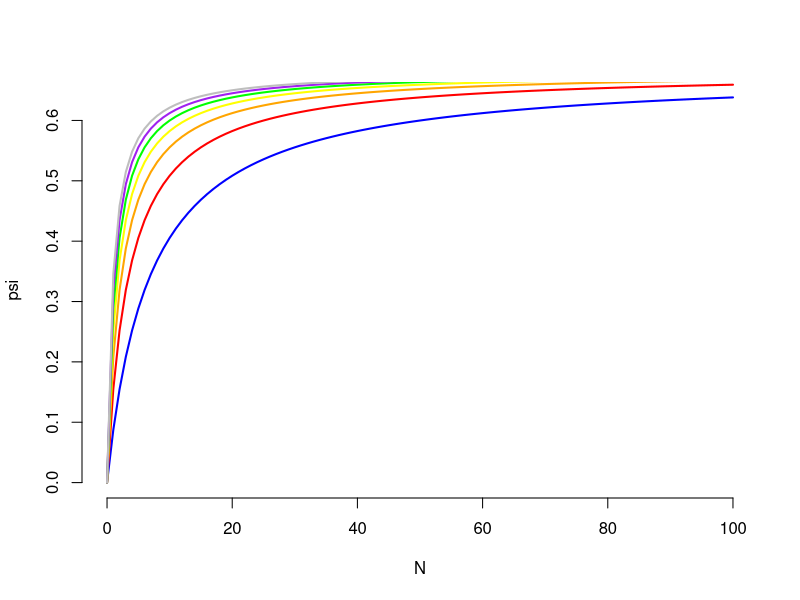
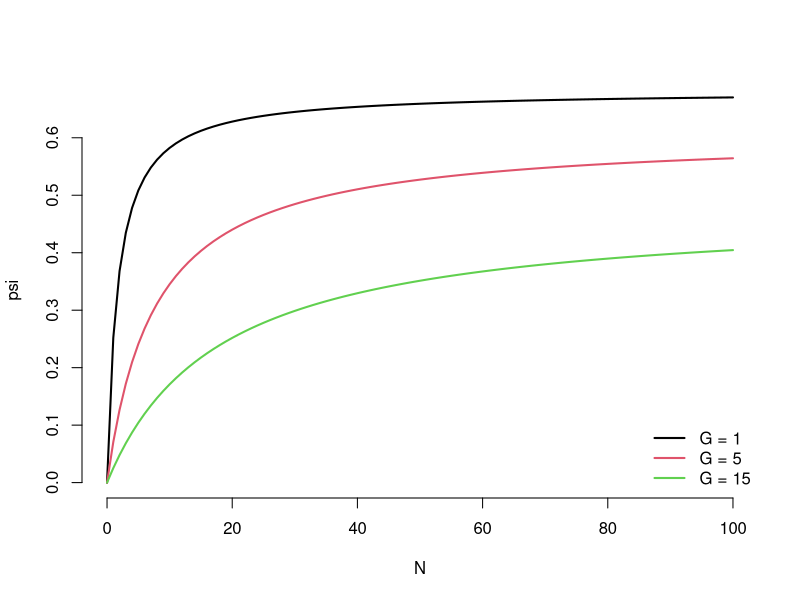
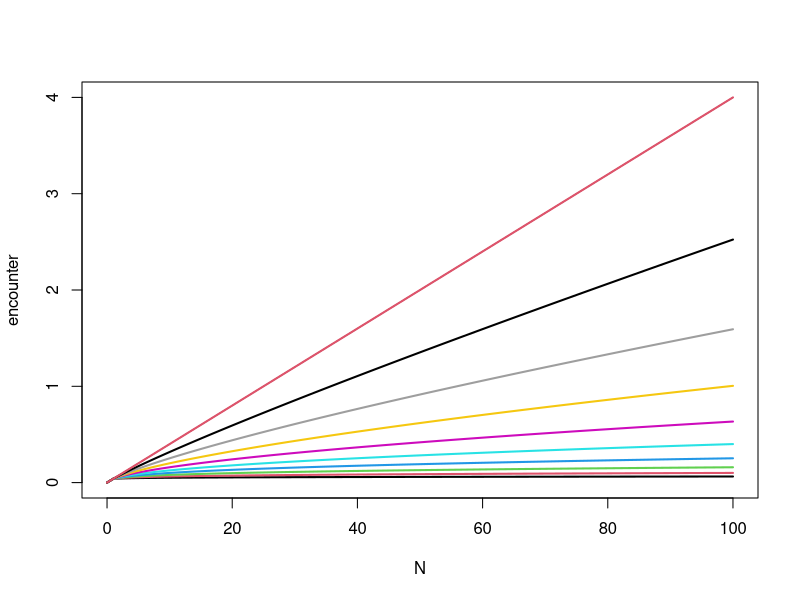
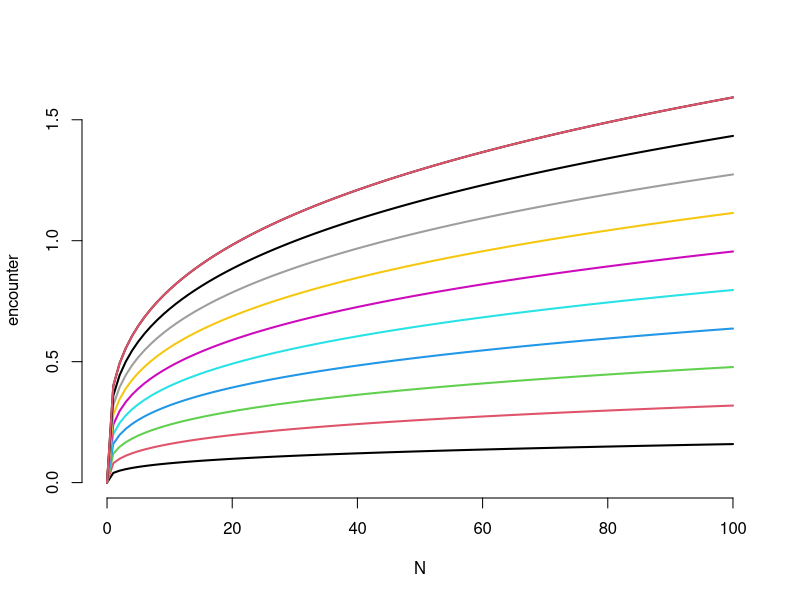
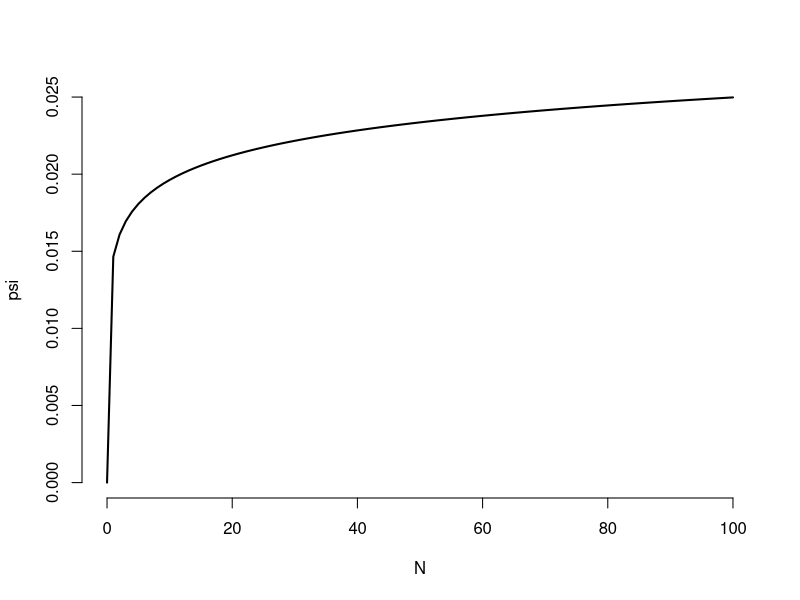
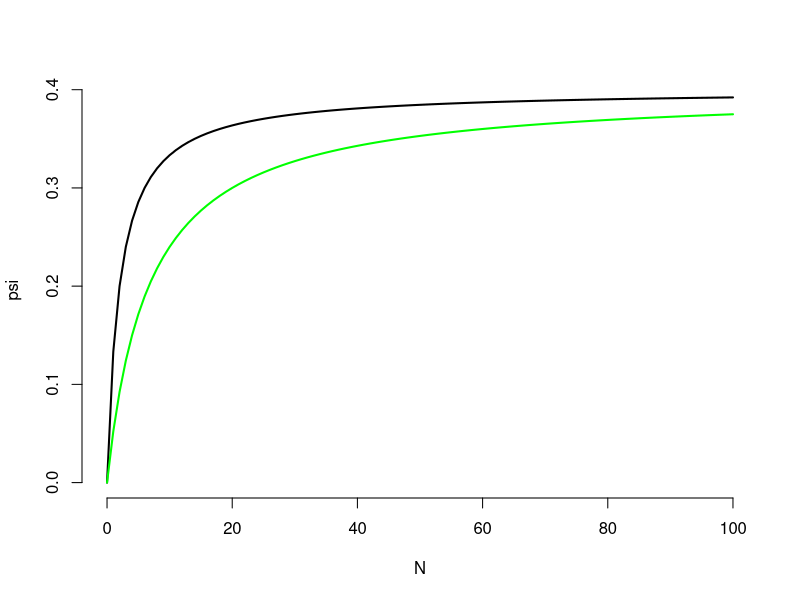

Here is the R script that generated these plots, in order:
## Looking at differences between grouped pred/prey and null functional responses

# regular type II functional response

A = seq(0.1,1,.1)

a = A[1]
h1 = 0.045
h2 = 1.422
N = 0:100

psi = (a*N)/(1+a*(h1+h2)*N)

plot(N,psi,'l',lwd=2,col="blue",frame = FALSE)

color = c("blue","red","orange","yellow","green","purple","grey")

for(i in 2:length(A)){
a = A[i]
psi = (a*N)/(1+a*(h1+h2)*N)
lines(N,psi,lwd=2,col=color[i])
}

## Grouped lion functional response
# Now use an intermediate value of a but see how varying group size changes things. 

G = c(1,5,15)
a = 0.4
i =1
psi = (a*N)/(G[i]+a*(G[i]*h1+h2)*N)
plot(N,psi,type="l",lwd=2,col=i,frame=FALSE)
for(i in 2:length(G)){
psi = (a*N)/(G[i]+a*(G[i]*h1+h2)*N)
lines(N,psi,lwd=2,col=i)
}
legend("bottomright",legend=c("G = 1","G = 5","G = 15"),lwd=2,col=c(1,2,3),bty="n")

## Prey grouping. 
## varying b
b = 1
c = .1
encounter = a*c*N^b
plot(N,encounter,'l',)
b = seq(.1,1,.1)
for(i in 1:length(b)){
	encounter = a*c*N^b[i]
	lines(N,encounter,lwd=2,col = i)
}

b = .3
c = 1
encounter = a*c*N^b
plot(N,encounter,'l',lwd=2,frame=FALSE)

c = seq(.1,1,.1)	## varying c
for(i in 1:length(c)){
	encounter = a*c[i]*N^b
	lines(N,encounter,lwd=2,col=i)
}

## grouping predators and prey
G = 15
a = 0.4
b = 0.2
c = .8
psi = (a*c*N^b)/(G+a*(h1+G*h2)*c*N^b)
plot(N,psi,'l',lwd=2,frame=FALSE)


## Marc Mangel's functional response
cmax = 0.4
q = 0.5
E = 1
C0 = 1
N = 0:100

psi = (cmax*q*E*N)/(q*E*N+C0)

plot(N,psi,'l',frame=FALSE,lwd=2)

E = 0.3
psi = (cmax*q*E*N)/(q*E*N+C0)

lines(N,psi,lwd=2,col="green")